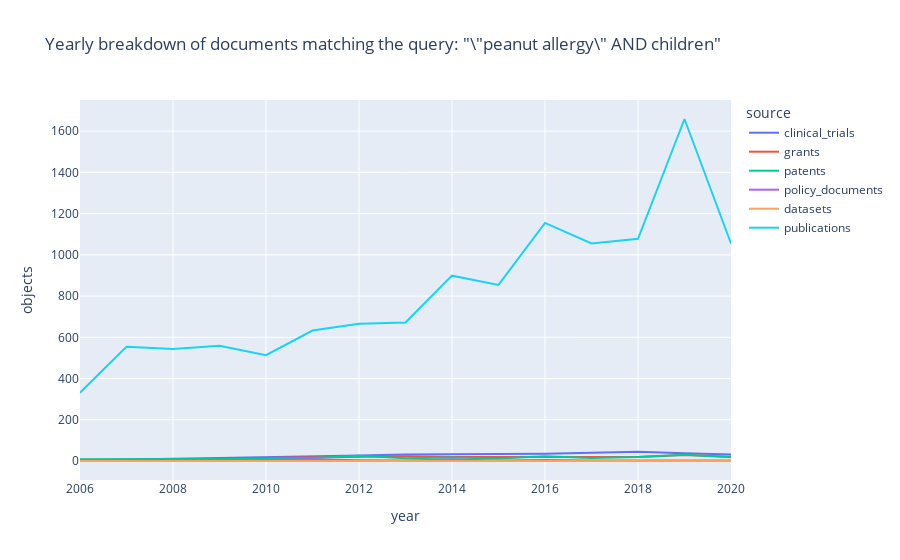

This figure's notebook cell:
### Code cell
px.line(df, 
        x="year", 
        y="objects", 
        line_group="source",
        color="source", 
        title=f"Yearly breakdown of documents matching the query: \"{keywords}\"")

### Figure 1 — Plotly figure (JSON) as saved in the notebook; plotly's stock layout.template omitted (floating-point values rounded to 4 significant figures)
{"data": [{"hovertemplate": "source=clinical_trials<br>year=%{x}<br>objects=%{y}<extra></extra>", "legendgroup": "clinical_trials", "line": {"color": "#636efa", "dash": "solid"}, "mode": "lines", "name": "clinical_trials", "orientation": "v", "showlegend": true, "type": "scatter", "x": [2006, 2007, 2008, 2009, 2010, 2011, 2012, 2013, 2014, 2015, 2016, 2017, 2018, 2019, 2020], "xaxis": "x", "y": [4, 6, 11, 15, 20, 24, 27, 31, 34, 34, 35, 39, 45, 37, 32], "yaxis": "y"}, {"hovertemplate": "source=grants<br>year=%{x}<br>objects=%{y}<extra></extra>", "legendgroup": "grants", "line": {"color": "#EF553B", "dash": "solid"}, "mode": "lines", "name": "grants", "orientation": "v", "showlegend": true, "type": "scatter", "x": [2006, 2007, 2008, 2009, 2010, 2011, 2012, 2013, 2014, 2015, 2016, 2017, 2018, 2019, 2020], "xaxis": "x", "y": [6, 6, 5, 5, 15, 18, 18, 23, 19, 19, 19, 21, 20, 29, 21], "yaxis": "y"}, {"hovertemplate": "source=patents<br>year=%{x}<br>objects=%{y}<extra></extra>", "legendgroup": "patents", "line": {"color": "#00cc96", "dash": "solid"}, "mode": "lines", "name": "patents", "orientation": "v", "showlegend": true, "type": "scatter", "x": [2006, 2007, 2008, 2009, 2010, 2011, 2012, 2013, 2014, 2015, 2016, 2017, 2018, 2019, 2020], "xaxis": "x", "y": [8, 9, 8, 8, 10, 14, 26, 13, 17, 12, 23, 14, 19, 30, 18], "yaxis": "y"}, {"hovertemplate": "source=policy_documents<br>year=%{x}<br>objects=%{y}<extra></extra>", "legendgroup": "policy_documents", "line": {"color": "#ab63fa", "dash": "solid"}, "mode": "lines", "name": "policy_documents", "orientation": "v", "showlegend": true, "type": "scatter", "x": [2006, 2007, 2008, 2009, 2010, 2011, 2012, 2013, 2014, 2015, 2016, 2017, 2018, 2019, 2020], "xaxis": "x", "y": [1, 4, 0, 1, 5, 9, 4, 3, 7, 3, 5, 2, 2, 1, 3], "yaxis": "y"}, {"hovertemplate": "source=datasets<br>year=%{x}<br>objects=%{y}<extra></extra>", "legendgroup": "datasets", "line": {"color": "#FFA15A", "dash": "solid"}, "mode": "lines", "name": "datasets", "orientation": "v", "showlegend": true, "type": "scatter", "x": [2006, 2007, 2008, 2009, 2010, 2011, 2012, 2013, 2014, 2015, 2016, 2017, 2018, 2019, 2020], "xaxis": "x", "y": [0, 0, 0, 0, 0, 1, 0, 1, 0, 0, 0, 0, 1, 0, 0], "yaxis": "y"}, {"hovertemplate": "source=publications<br>year=%{x}<br>objects=%{y}<extra></extra>", "legendgroup": "publications", "line": {"color": "#19d3f3", "dash": "solid"}, "mode": "lines", "name": "publications", "orientation": "v", "showlegend": true, "type": "scatter", "x": [2006, 2007, 2008, 2009, 2010, 2011, 2012, 2013, 2014, 2015, 2016, 2017, 2018, 2019, 2020], "xaxis": "x", "y": [331, 554, 543, 559, 513, 633, 666, 672, 899, 854, 1155, 1055, 1078, 1659, 1055], "yaxis": "y"}], "layout": {"autosize": true, "legend": {"title": {"text": "source"}, "tracegroupgap": 0}, "title": {"text": "Yearly breakdown of documents matching the query: \"\\\"peanut allergy\\\" AND children\""}, "xaxis": {"anchor": "y", "autorange": true, "domain": [0, 1], "range": [2006, 2020], "title": {"text": "year"}, "type": "linear"}, "yaxis": {"anchor": "x", "autorange": true, "domain": [0, 1], "range": [-92.17, 1751.0], "title": {"text": "objects"}, "type": "linear"}}}
